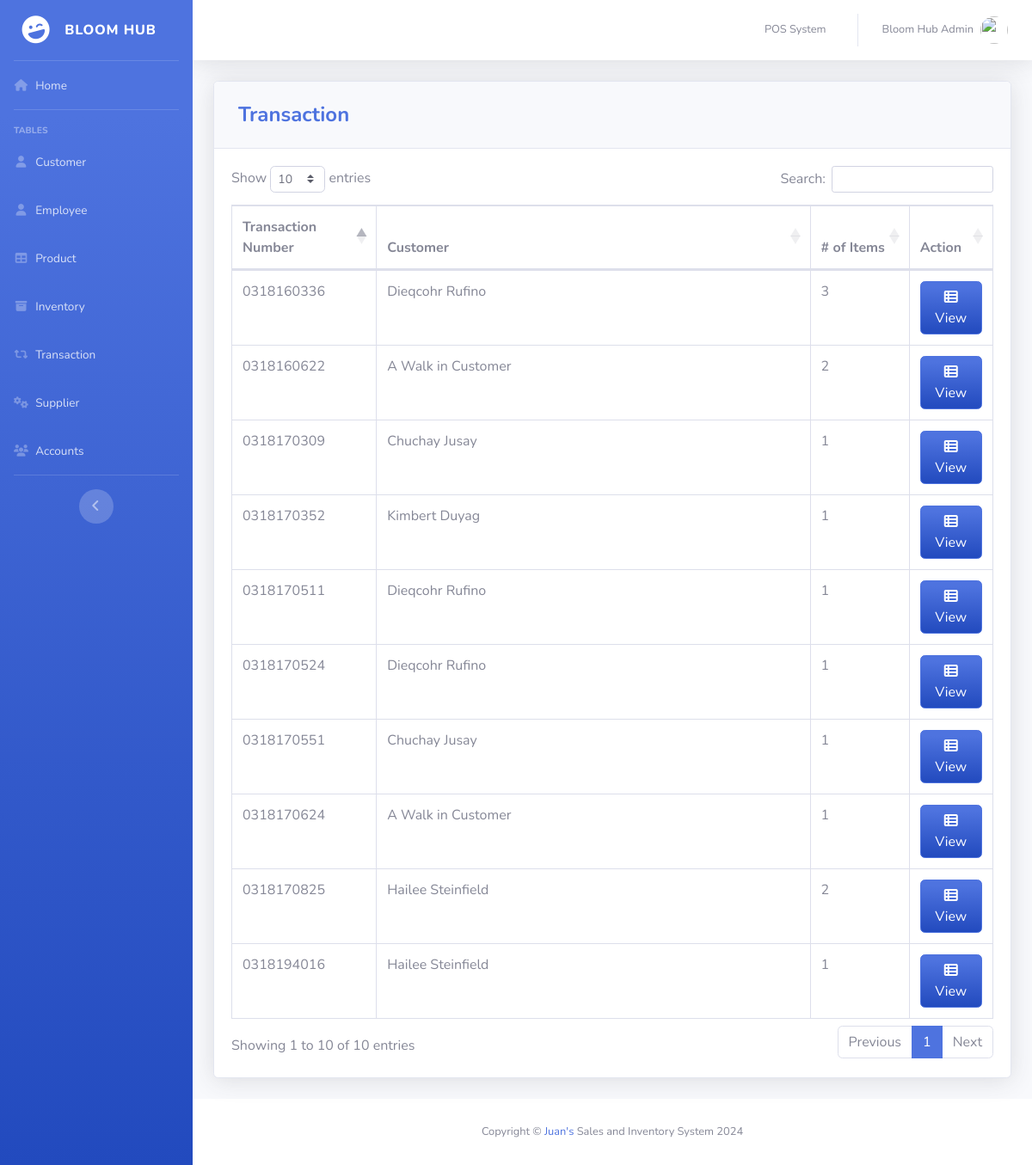
The page /pages/transaction.php (signed in) on the database its author committed.
### tables this page shows
CREATE TABLE `transaction` (
  `TRANS_ID` int(50) NOT NULL,
  `CUST_ID` int(11) DEFAULT NULL,
  `NUMOFITEMS` varchar(250) NOT NULL,
  `SUBTOTAL` varchar(50) NOT NULL,
  `LESSVAT` varchar(50) NOT NULL,
  `NETVAT` varchar(50) NOT NULL,
  `ADDVAT` varchar(50) NOT NULL,
  `GRANDTOTAL` varchar(250) NOT NULL,
  `CASH` varchar(250) NOT NULL,
  `DATE` varchar(50) NOT NULL,
  `TRANS_D_ID` varchar(250) NOT NULL
);

CREATE TABLE `customer` (
  `CUST_ID` int(11) NOT NULL,
  `FIRST_NAME` varchar(50) DEFAULT NULL,
  `LAST_NAME` varchar(50) DEFAULT NULL,
  `PHONE_NUMBER` varchar(11) DEFAULT NULL
);

### pages/transaction.php (the view, shortened to what this page needs)
<?php
include'../includes/connection.php';
include'../includes/sidebar.php';
?>
            <div class="card shadow mb-4">
            <div class="card-header py-3">
              <h4 class="m-2 font-weight-bold text-primary">Transaction</h4>
            </div>
            <div class="card-body">
              <div class="table-responsive">
                <table class="table table-bordered" id="dataTable" width="100%" cellspacing="0">
               <thead>
                   <tr>
                     <th width="19%">Transaction Number</th>
                     <th>Customer</th>
                     <th width="13%"># of Items</th>
                     <th width="11%">Action</th>
                   </tr>
               </thead>
          <tbody>
<?php
    $query = 'SELECT *, FIRST_NAME, LAST_NAME
              FROM transaction T
              JOIN customer C ON T.`CUST_ID`=C.`CUST_ID`
              ORDER BY TRANS_D_ID ASC';
        $result = mysqli_query($db, $query) or die (mysqli_error($db));
            while ($row = mysqli_fetch_assoc($result)) {
                echo '<tr>';
                echo '<td>'. $row['TRANS_D_ID'].'</td>';
                echo '<td>'. $row['FIRST_NAME'].' '. $row['LAST_NAME'].'</td>';
                echo '<td>'. $row['NUMOFITEMS'].'</td>';
                      echo '<td align="right">
                              <a type="button" class="btn btn-primary bg-gradient-primary" href="trans_view.php?action=edit & id='.$row['TRANS_ID'] . '"><i class="fas fa-fw fa-th-list"></i> View</a>
                          </div> </td>';
                echo '</tr> ';
                        }
?>
<?php
include'../includes/footer.php';
?>

### rows shown on the page
transaction: TRANS_D_ID "0318160336", CUST_ID.FIRST_NAME "Dieqcohr", CUST_ID.LAST_NAME "Rufino", NUMOFITEMS "3"
transaction: TRANS_D_ID "0318160622", CUST_ID.FIRST_NAME "A Walk in Customer", NUMOFITEMS "2"
transaction: TRANS_D_ID "0318170309", CUST_ID.FIRST_NAME "Chuchay", CUST_ID.LAST_NAME "Jusay", NUMOFITEMS "1"
transaction: TRANS_D_ID "0318170352", CUST_ID.FIRST_NAME "Kimbert", CUST_ID.LAST_NAME "Duyag", NUMOFITEMS "1"
transaction: TRANS_D_ID "0318170511", CUST_ID.FIRST_NAME "Dieqcohr", CUST_ID.LAST_NAME "Rufino", NUMOFITEMS "1"
transaction: TRANS_D_ID "0318170524", CUST_ID.FIRST_NAME "Dieqcohr", CUST_ID.LAST_NAME "Rufino", NUMOFITEMS "1"
transaction: TRANS_D_ID "0318170551", CUST_ID.FIRST_NAME "Chuchay", CUST_ID.LAST_NAME "Jusay", NUMOFITEMS "1"
transaction: TRANS_D_ID "0318170624", CUST_ID.FIRST_NAME "A Walk in Customer", NUMOFITEMS "1"
transaction: TRANS_D_ID "0318170825", CUST_ID.FIRST_NAME "Hailee", CUST_ID.LAST_NAME "Steinfield", NUMOFITEMS "2"
transaction: TRANS_D_ID "0318194016", CUST_ID.FIRST_NAME "Hailee", CUST_ID.LAST_NAME "Steinfield", NUMOFITEMS "1"

### other values the page prints
$_SESSION['FIRST_NAME'] "Bloom Hub"
$_SESSION['LAST_NAME'] "Admin"
